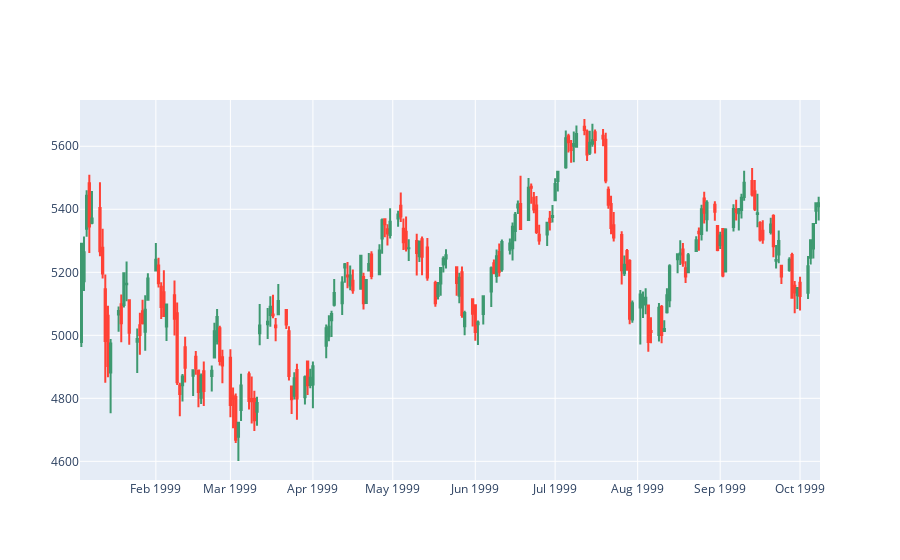

Notebook cell for this chart:
### Markdown cell above
# Test plot #1
Loading some samples and plot the candlestick graph using Plotly

### Code cell
data = load("DAX")

period = data[:200]

fig = go.Figure(data=[go.Candlestick(x=period[period.columns[0]],
                open=period['open'], high=period['high'],
                low=period['low'], close=period['close'])
                     ])

fig.update_layout(xaxis_rangeslider_visible=False)
fig.show()

### Figure 1 — Plotly figure (JSON) as saved in the notebook; plotly's stock layout.template omitted (floating-point values rounded to 4 significant figures; data arrays with more than 128 entries replaced by an {"elided": "..."} marker saying what was removed)
{"data": [{"close": {"elided": "200 float values"}, "high": {"elided": "200 float values"}, "low": {"elided": "200 float values"}, "open": {"elided": "200 float values"}, "type": "candlestick", "x": {"elided": "200 str values"}}], "layout": {"xaxis": {"rangeslider": {"visible": false}}}}
